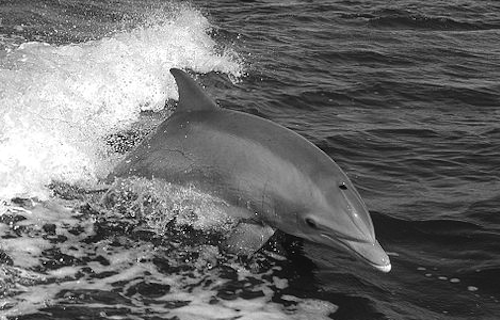
#> input picture images/dolphin.png, 500 x 320 px
$ jupyter execute intro-in-cv.ipynb
#> lines starting #> are read from the running program, lines starting #| are printed output that depends on the picture
# Introduction to Computer Vision - provided by Georgia Tech University

Notebook used to solve the exercises from the Introduction to Computer Vision course provided by Georgia Tech University.
The course uses Matlab / Octane examples. In this notebook the exercises will be solved using python & opencv instead.

- Source: https://learn.udacity.com/courses/ud810
- Resources related to this course: https://github.com/mxagar/georgia_tech_computer_vision

## 2A-L1 Images as functions

[cell 1]
import cv2
import matplotlib.pyplot as plt
import numpy as np

def plot_image(img):
    plt.imshow(cv2.cvtColor(img, cv2.COLOR_BGR2RGB)) # https://stackoverflow.com/questions/61793889/matplotlib-displays-not-right-color
    plt.show()

### Load and Display an Image

[cell 2]
# Load and display an image
# codes: https://docs.opencv.org/3.4/d8/d6a/group__imgcodecs__flags.html#gga61d9b0126a3e57d9277ac48327799c80ae29981cfc153d3b0cef5c0daeedd2125
img = cv2.imread('images/dolphin.png', cv2.IMREAD_UNCHANGED)
#> img is the input picture: shape (320, 500); min 0, max 255, mean 109.1
plot_image(img)

# img size
print(img.shape)
#| (320, 500)

# img class or data type
print(img.dtype)
#| uint8

### Inspect Image Values

[cell 3]
# Inspect image values
img = cv2.imread('images/dolphin.png', cv2.IMREAD_UNCHANGED)
plot_image(img)
print(img.shape)
#| (320, 500)

# TODO: Extract a 2D slice between rows 100 to 102 and columns 200 to 202 (inclusive)
print(img[100:103, 200:203])
#| [[81 77 77]
#|  [81 78 76]
#|  [82 79 77]]
plt.plot(img[100:103, 200:203])
plt.show()
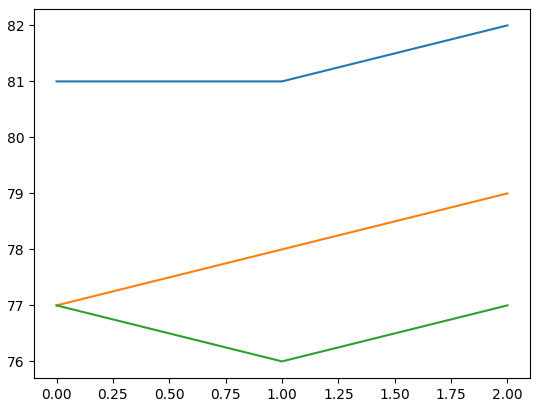
#> figure drawn by matplotlib, 1 panel

### Crop an Image

[cell 4]
# Crop an image
img = cv2.imread('images/bicycle.png', cv2.IMREAD_UNCHANGED)
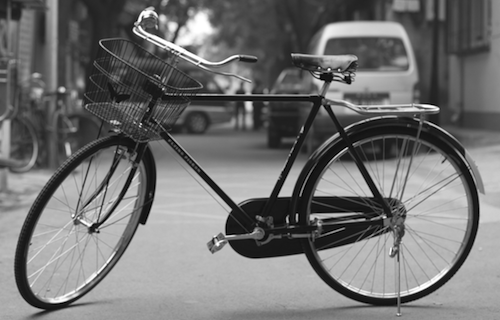
#> input picture images/bicycle.png, 500 x 320 px
#> img is the input picture: shape (320, 500); min 0, max 255, mean 114.2
plot_image(img)

print(img.shape)
#| (320, 500)

cropped = img[110:310, 10:160]
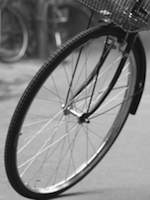
#> cropped: shape (200, 150); min 0, max 255, mean 126.2
plot_image(cropped)

# TODO: Find out cropped image size
print(cropped.shape)
#| (200, 150)

### Color Planes

[cell 5]
# Color planes
img = cv2.imread('images/fruit.png', cv2.IMREAD_UNCHANGED)
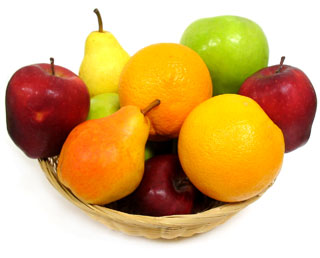
#> input picture images/fruit.png, 320 x 258 px
#> img is the input picture: shape (258, 320, 3); mean B, G, R 119.7, 178.6, 216.9
plot_image(img)

print(img.shape)
#| (258, 320, 3)

# TODO: Select a color plane, display it, inspect values from a row
red_channel_img = img[:, :, 2] # BGR format
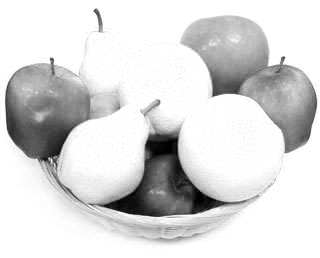
#> red_channel_img: shape (258, 320); min 0, max 255, mean 216.9
plot_image(red_channel_img)
plt.plot(red_channel_img[150, :])
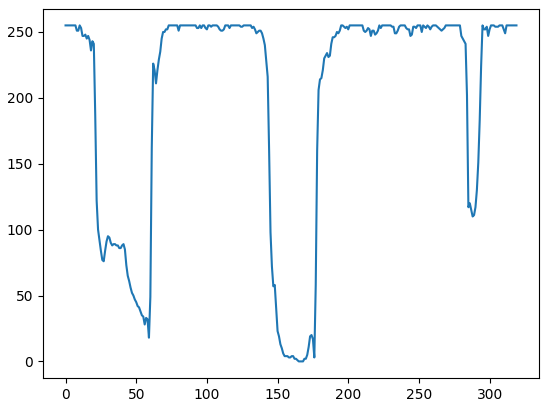
#> figure drawn by matplotlib, 1 panel; curve peaks at x = 0, y = 255

### Blend 2 Images

[cell 6]
# Blend two images
def blend(a, b, alpha):
    # TODO: Your code here; finally assign: output = <something>;
#> called with alpha = 0.75
    output = (a * alpha).astype('uint8') + (b * (1 - alpha)).astype('uint8')
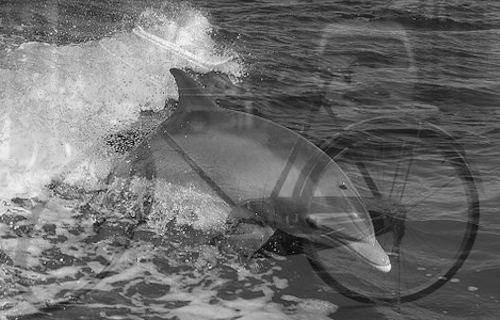
#> output: shape (320, 500); min 4, max 253, mean 109.6
    return output


# Test code:
dolphin = cv2.imread('images/dolphin.png', cv2.IMREAD_UNCHANGED)
bicycle = cv2.imread('images/bicycle.png', cv2.IMREAD_UNCHANGED)

result = blend(dolphin, bicycle, 0.75)
plot_image(result) # note: will result in an error if blend() returns empty or incorrect value

### Generate Gaussian Noise

[cell 7]
# Generate Gaussian noise
noise = np.random.normal(0, 1, 1000)
plt.hist(noise)
plt.show()
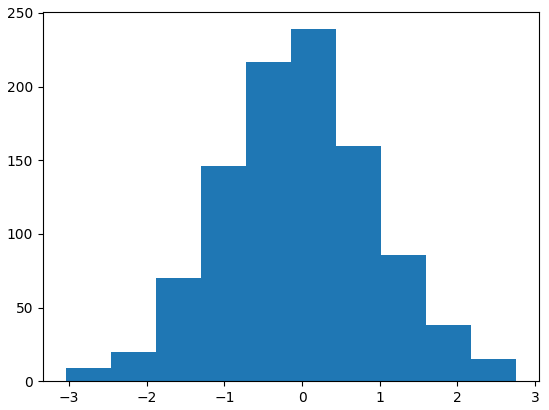
#> figure drawn by matplotlib, 1 panel; tallest bar 239 high, from x = -0.143 to 0.437

# % TODO: Try generating other kinds of random numbers.
# %       How about a 2D grid of random Gaussian values?

noise = np.random.normal(0, 1, (200, 300))
plot_image(noise.astype('uint8'))
#> in plot_image (call 8), `plt.show()`:
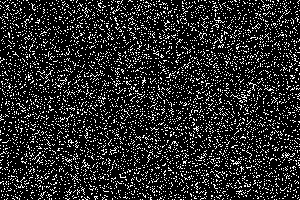
#> shown: shape (200, 300, 3); min 0, max 255, mean 40.4
